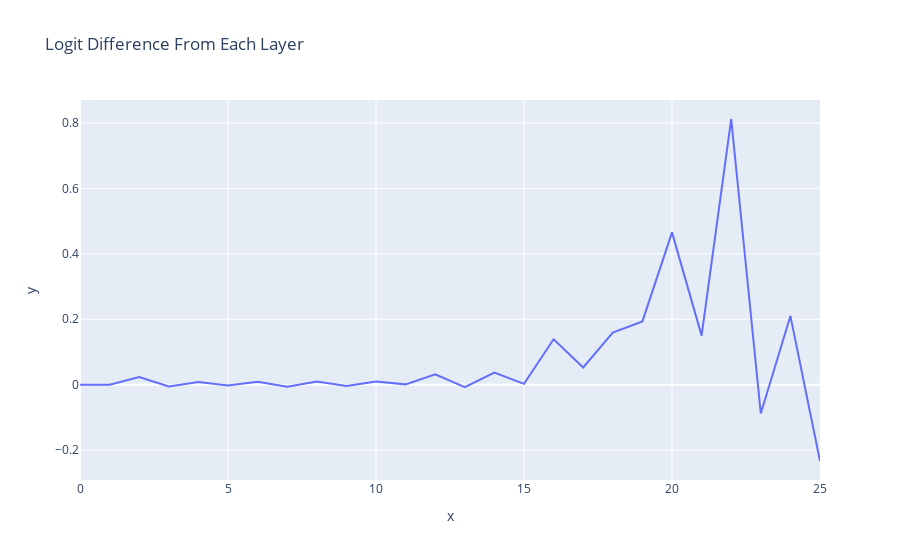

The notebook cell this image was saved under:
### Markdown cell above
#### Layer Attribution

### Code cell
per_layer_residual, labels = clean_cache.decompose_resid(layer=-1, pos_slice=-1, return_labels=True)
per_layer_logit_diffs = residual_stack_to_logit_diff(per_layer_residual, clean_cache)

line(per_layer_logit_diffs, hover_name=labels, title="Logit Difference From Each Layer")

### Figure 1 — Plotly figure (JSON) as saved in the notebook; plotly's stock layout.template omitted (floating-point values rounded to 4 significant figures)
{"data": [{"hovertemplate": "<b>%{hovertext}</b><br><br>x=%{x}<br>y=%{y}<extra></extra>", "hovertext": ["embed", "pos_embed", "0_attn_out", "0_mlp_out", "1_attn_out", "1_mlp_out", "2_attn_out", "2_mlp_out", "3_attn_out", "3_mlp_out", "4_attn_out", "4_mlp_out", "5_attn_out", "5_mlp_out", "6_attn_out", "6_mlp_out", "7_attn_out", "7_mlp_out", "8_attn_out", "8_mlp_out", "9_attn_out", "9_mlp_out", "10_attn_out", "10_mlp_out", "11_attn_out", "11_mlp_out"], "legendgroup": "", "line": {"color": "#636efa", "dash": "solid"}, "marker": {"symbol": "circle"}, "mode": "lines", "name": "", "orientation": "v", "showlegend": false, "type": "scatter", "x": [0, 1, 2, 3, 4, 5, 6, 7, 8, 9, 10, 11, 12, 13, 14, 15, 16, 17, 18, 19, 20, 21, 22, 23, 24, 25], "xaxis": "x", "y": [0.0002518, -1.42e-05, 0.02317, -0.005357, 0.008591, -0.002332, 0.008696, -0.006077, 0.009516, -0.004135, 0.0101, 0.001071, 0.03154, -0.007841, 0.03718, 0.00268, 0.1391, 0.05254, 0.1594, 0.1936, 0.4657, 0.15, 0.8122, -0.08779, 0.2103, -0.2332], "yaxis": "y"}], "layout": {"legend": {"tracegroupgap": 0}, "title": {"text": "Logit Difference From Each Layer"}, "xaxis": {"anchor": "y", "domain": [0, 1], "title": {"text": "x"}}, "yaxis": {"anchor": "x", "domain": [0, 1], "title": {"text": "y"}}}}
